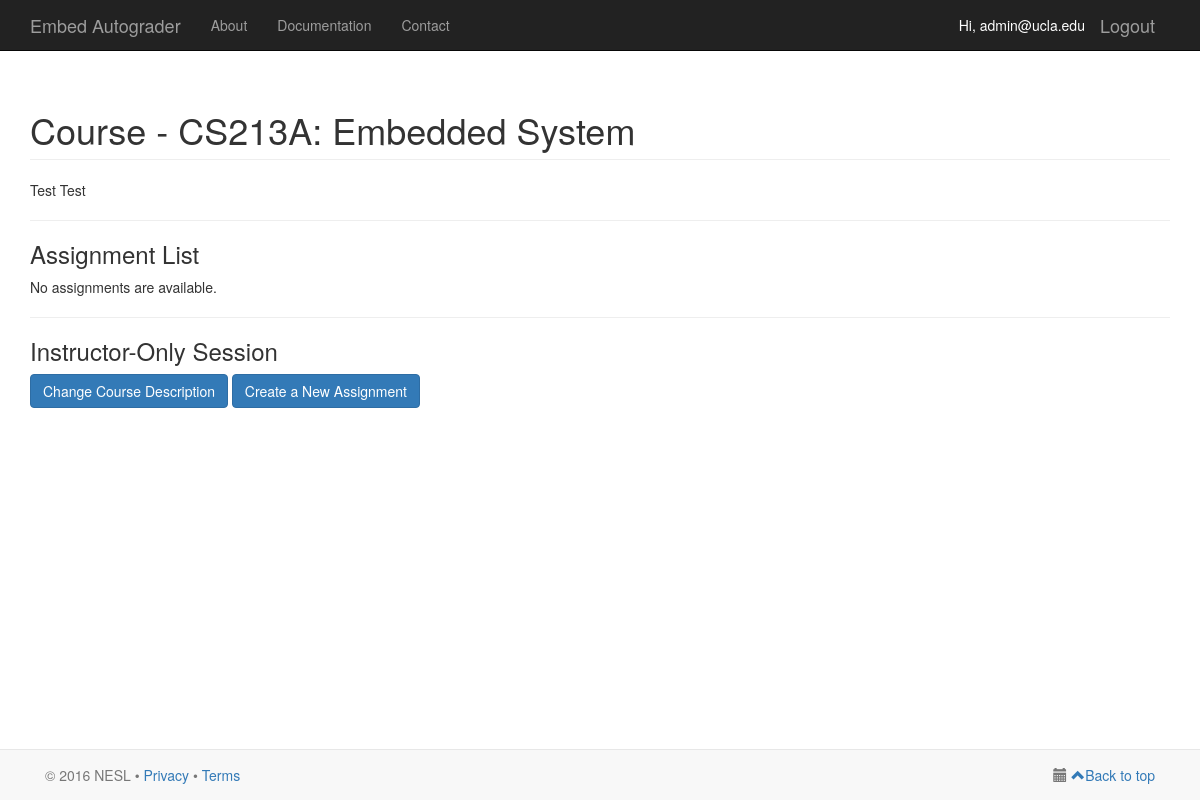
/course/3/ (signed in), run on an earlier commit of the app's database.
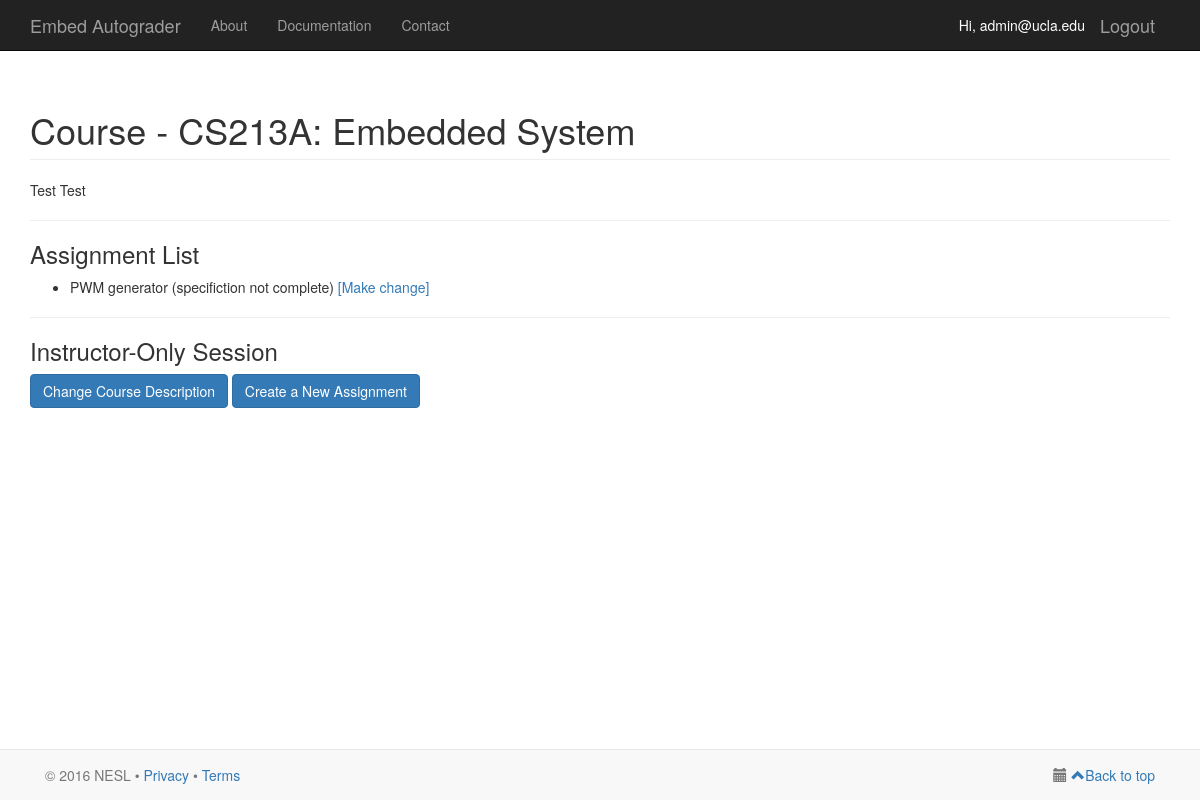
And on a later commit of the database.
### serapis/models.py (models this page shows)
class Assignment(models.Model):
    course_id = models.ForeignKey(Course, on_delete = models.CASCADE)
    description = models.TextField()  # brief
    release_time = models.DateTimeField()
    deadline = models.DateTimeField()
    problem_statement = models.TextField()
    input_statement = models.TextField()
    output_statement = models.TextField()
    testbed_type_id = models.ForeignKey(TestbedType, on_delete = models.CASCADE, default = None, null = True)
    num_testbeds = models.IntegerField(default = None, null = True)

### serapis/views.py (the view)
# urls.py: url(r'^course/([0-9]+)/$', views.course, name='course'),
@login_required(login_url='/login/')
def course(request, course_id):
    username = request.user
    user = User.objects.filter(username=username)[0]
    user_profile = UserProfile.objects.filter(user=user)[0]
    course_list = Course.objects.filter(id=course_id)
    if not course_list:
        return HttpResponse("Course cannot be found")
    course = course_list[0]
    assignment_list = Assignment.objects.filter(course_id=course_id)
    template_context = {
            'myuser': request.user,
            'user_profile': user_profile,
            'course': course,
            'assignment_list': assignment_list,
    }
    return render(request, 'serapis/course.html', template_context)

### serapis/templates/serapis/course.html (shortened to what this page needs)
{% extends 'serapis/base.html' %}
{% load staticfiles %}
{% block content %}
    <div class="container">
        <h1 class="page-header">Course - {{ course.course_code }}: {{ course.name }}</h1>
        <p>{{course.description}}</p>
        <hr/>
        <h3>Assignment List</h3>
        {% if not assignment_list %}
            <p>No assignments are available.</p>
        {% else %}
            <ul>
                {% for assignment in assignment_list %}
                    <li>
                        {% if assignment.testbench_id %}
                            <a href="{% url 'assignment' assignment.id %}">{{ assignment.description }}</a>
                        {% else %}
                            {{ assignment.description }} (specifiction not complete)
                        {% endif %}
                        {% if user_profile.user_role == user_profile.ROLE_SUPER_USER or user_profile.user_role == user_profile.ROLE_INSTRUCTOR or user_profile.user_role == user_profile.ROLE_TA %}
                            <a href="{% url 'modify-assignment' assignment.id %}">[Make change]</a>
                        {% endif %}
                    </li>
                {% endfor %}
            </ul>
        {% endif %}
        {% if user_profile.user_role == user_profile.ROLE_SUPER_USER or user_profile.user_role == user_profile.ROLE_INSTRUCTOR or user_profile.user_role == user_profile.ROLE_TA %}
            <hr/>
            <h3>Instructor-Only Session</h2>
            <p>
                <a href='{% url 'modify-course' course.id %}' class="btn btn-primary">Change Course Description</a>
                <a href='{% url 'create-assignment' course.id %}' class="btn btn-primary">Create a New Assignment</a>
            </p>
        {% endif %}
    </div>
{% endblock %}

What changed in the data, as far as the page shows it:
added Assignment: description "PWM generator"
Also different on the page:
text no longer shown: "No assignments are available."
